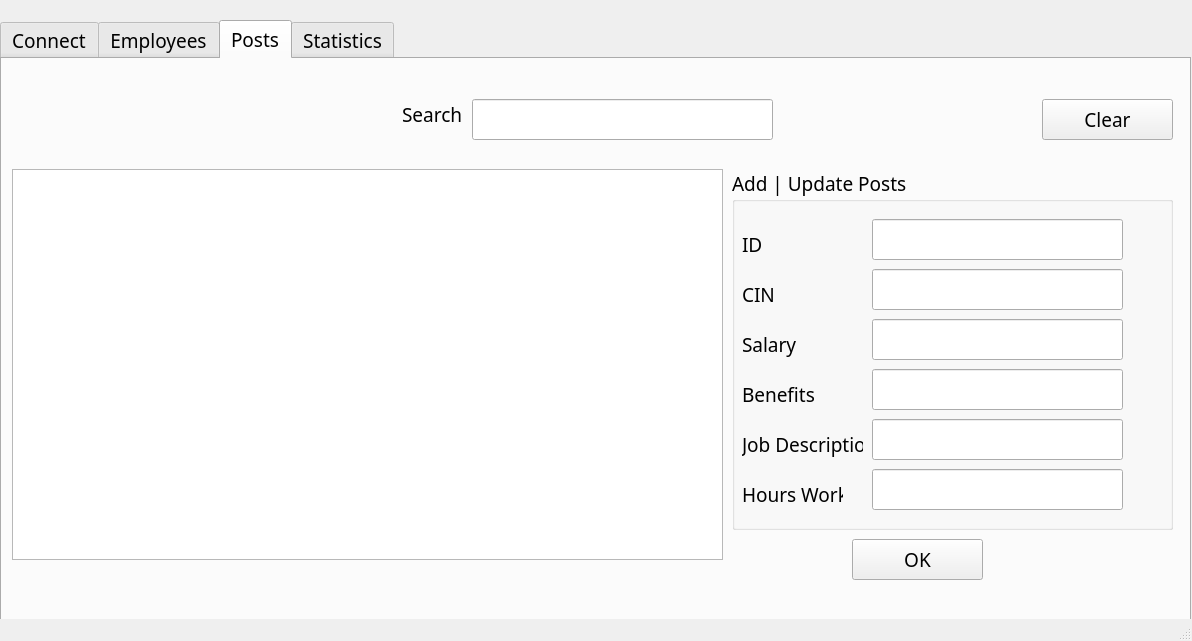
<?xml version="1.0" encoding="UTF-8"?>
<ui version="4.0">
 <class>MainWindow</class>
 <widget class="QMainWindow" name="MainWindow">
  <property name="geometry">
   <rect>
    <x>0</x>
    <y>0</y>
    <width>1192</width>
    <height>641</height>
   </rect>
  </property>
  <property name="sizePolicy">
   <sizepolicy hsizetype="Expanding" vsizetype="Expanding">
    <horstretch>0</horstretch>
    <verstretch>0</verstretch>
   </sizepolicy>
  </property>
  <property name="font">
   <font>
    <family>Agency FB</family>
   </font>
  </property>
  <property name="mouseTracking">
   <bool>true</bool>
  </property>
  <property name="acceptDrops">
   <bool>true</bool>
  </property>
  <property name="windowTitle">
   <string>MFactory</string>
  </property>
  <widget class="QWidget" name="centralwidget">
   <property name="font">
    <font>
     <family>Agency FB</family>
     <pointsize>14</pointsize>
    </font>
   </property>
   <property name="autoFillBackground">
    <bool>true</bool>
   </property>
   <widget class="QTabWidget" name="tabWidget">
    <property name="geometry">
     <rect>
      <x>0</x>
      <y>20</y>
      <width>1191</width>
      <height>631</height>
     </rect>
    </property>
    <property name="sizePolicy">
     <sizepolicy hsizetype="Expanding" vsizetype="Expanding">
      <horstretch>0</horstretch>
      <verstretch>0</verstretch>
     </sizepolicy>
    </property>
    <property name="autoFillBackground">
     <bool>true</bool>
    </property>
    <property name="currentIndex">
     <number>2</number>
    </property>
    <widget class="QWidget" name="tab">
     <attribute name="title">
      <string>Connect</string>
     </attribute>
     <widget class="QGroupBox" name="groupBox_4">
      <property name="geometry">
       <rect>
        <x>280</x>
        <y>80</y>
        <width>461</width>
        <height>151</height>
       </rect>
      </property>
      <property name="title">
       <string>Login</string>
      </property>
      <widget class="QLabel" name="label_8">
       <property name="geometry">
        <rect>
         <x>10</x>
         <y>50</y>
         <width>61</width>
         <height>31</height>
        </rect>
       </property>
       <property name="text">
        <string>USER</string>
       </property>
      </widget>
      <widget class="QLabel" name="label_9">
       <property name="geometry">
        <rect>
         <x>10</x>
         <y>100</y>
         <width>91</width>
         <height>31</height>
        </rect>
       </property>
       <property name="text">
        <string>PASSWORD</string>
       </property>
      </widget>
      <widget class="QTextEdit" name="USER_text">
       <property name="geometry">
        <rect>
         <x>90</x>
         <y>40</y>
         <width>361</width>
         <height>41</height>
        </rect>
       </property>
      </widget>
      <widget class="QLineEdit" name="Password_text">
       <property name="geometry">
        <rect>
         <x>90</x>
         <y>100</y>
         <width>361</width>
         <height>41</height>
        </rect>
       </property>
       <property name="echoMode">
        <enum>QLineEdit::Password</enum>
       </property>
      </widget>
     </widget>
     <widget class="QPushButton" name="DeleteEmployee_button_2">
      <property name="geometry">
       <rect>
        <x>470</x>
        <y>260</y>
        <width>80</width>
        <height>37</height>
       </rect>
      </property>
      <property name="text">
       <string>Connect</string>
      </property>
     </widget>
     <widget class="QLabel" name="label_7">
      <property name="geometry">
       <rect>
        <x>410</x>
        <y>440</y>
        <width>165</width>
        <height>28</height>
       </rect>
      </property>
      <property name="text">
       <string>Status : not conncected </string>
      </property>
     </widget>
    </widget>
    <widget class="QWidget" name="Employees">
     <attribute name="title">
      <string>Employees</string>
     </attribute>
     <widget class="QTableView" name="tableView_2">
      <property name="geometry">
       <rect>
        <x>10</x>
        <y>120</y>
        <width>721</width>
        <height>411</height>
       </rect>
      </property>
      <property name="palette">
       <palette>
        <active>
         <colorrole role="WindowText">
          <brush brushstyle="SolidPattern">
           <color alpha="255">
            <red>255</red>
            <green>255</green>
            <blue>255</blue>
           </color>
          </brush>
         </colorrole>
         <colorrole role="Button">
          <brush brushstyle="SolidPattern">
           <color alpha="255">
            <red>48</red>
            <green>25</green>
            <blue>52</blue>
           </color>
          </brush>
         </colorrole>
         <colorrole role="Light">
          <brush brushstyle="SolidPattern">
           <color alpha="255">
            <red>72</red>
            <green>37</green>
            <blue>78</blue>
           </color>
          </brush>
         </colorrole>
         <colorrole role="Midlight">
          <brush brushstyle="SolidPattern">
           <color alpha="255">
            <red>60</red>
            <green>31</green>
            <blue>65</blue>
           </color>
          </brush>
         </colorrole>
         <colorrole role="Dark">
          <brush brushstyle="SolidPattern">
           <color alpha="255">
            <red>24</red>
            <green>12</green>
            <blue>26</blue>
           </color>
          </brush>
         </colorrole>
         <colorrole role="Mid">
          <brush brushstyle="SolidPattern">
           <color alpha="255">
            <red>32</red>
            <green>17</green>
            <blue>35</blue>
           </color>
          </brush>
         </colorrole>
         <colorrole role="Text">
          <brush brushstyle="SolidPattern">
           <color alpha="255">
            <red>255</red>
            <green>255</green>
            <blue>255</blue>
           </color>
          </brush>
         </colorrole>
         <colorrole role="BrightText">
          <brush brushstyle="SolidPattern">
           <color alpha="255">
            <red>255</red>
            <green>255</green>
            <blue>255</blue>
           </color>
          </brush>
         </colorrole>
         <colorrole role="ButtonText">
          <brush brushstyle="SolidPattern">
           <color alpha="255">
            <red>255</red>
            <green>255</green>
            <blue>255</blue>
           </color>
          </brush>
         </colorrole>
         <colorrole role="Base">
          <brush brushstyle="SolidPattern">
           <color alpha="255">
            <red>0</red>
            <green>0</green>
            <blue>0</blue>
           </color>
          </brush>
         </colorrole>
         <colorrole role="Window">
          <brush brushstyle="SolidPattern">
           <color alpha="255">
            <red>48</red>
            <green>25</green>
            <blue>52</blue>
           </color>
          </brush>
         </colorrole>
         <colorrole role="Shadow">
          <brush brushstyle="SolidPattern">
           <color alpha="255">
            <red>0</red>
            <green>0</green>
            <blue>0</blue>
           </color>
          </brush>
         </colorrole>
         <colorrole role="AlternateBase">
          <brush brushstyle="SolidPattern">
           <color alpha="255">
            <red>24</red>
            <green>12</green>
            <blue>26</blue>
           </color>
          </brush>
         </colorrole>
         <colorrole role="ToolTipBase">
          <brush brushstyle="SolidPattern">
           <color alpha="255">
            <red>255</red>
            <green>255</green>
            <blue>220</blue>
           </color>
          </brush>
         </colorrole>
         <colorrole role="ToolTipText">
          <brush brushstyle="SolidPattern">
           <color alpha="255">
            <red>0</red>
            <green>0</green>
            <blue>0</blue>
           </color>
          </brush>
         </colorrole>
         <colorrole role="PlaceholderText">
          <brush brushstyle="SolidPattern">
           <color alpha="128">
            <red>255</red>
            <green>255</green>
            <blue>255</blue>
           </color>
          </brush>
         </colorrole>
        </active>
        <inactive>
         <colorrole role="WindowText">
          <brush brushstyle="SolidPattern">
           <color alpha="255">
            <red>255</red>
            <green>255</green>
            <blue>255</blue>
           </color>
          </brush>
         </colorrole>
         <colorrole role="Button">
          <brush brushstyle="SolidPattern">
           <color alpha="255">
            <red>48</red>
            <green>25</green>
            <blue>52</blue>
           </color>
          </brush>
         </colorrole>
         <colorrole role="Light">
          <brush brushstyle="SolidPattern">
           <color alpha="255">
            <red>72</red>
            <green>37</green>
            <blue>78</blue>
           </color>
          </brush>
         </colorrole>
         <colorrole role="Midlight">
          <brush brushstyle="SolidPattern">
           <color alpha="255">
            <red>60</red>
            <green>31</green>
            <blue>65</blue>
           </color>
          </brush>
         </colorrole>
         <colorrole role="Dark">
          <brush brushstyle="SolidPattern">
           <color alpha="255">
            <red>24</red>
            <green>12</green>
            <blue>26</blue>
           </color>
          </brush>
         </colorrole>
         <colorrole role="Mid">
          <brush brushstyle="SolidPattern">
           <color alpha="255">
            <red>32</red>
            <green>17</green>
            <blue>35</blue>
           </color>
          </brush>
         </colorrole>
         <colorrole role="Text">
          <brush brushstyle="SolidPattern">
           <color alpha="255">
            <red>255</red>
            <green>255</green>
            <blue>255</blue>
           </color>
          </brush>
         </colorrole>
         <colorrole role="BrightText">
          <brush brushstyle="SolidPattern">
           <color alpha="255">
            <red>255</red>
            <green>255</green>
            <blue>255</blue>
           </color>
          </brush>
         </colorrole>
         <colorrole role="ButtonText">
          <brush brushstyle="SolidPattern">
           <color alpha="255">
            <red>255</red>
            <green>255</green>
            <blue>255</blue>
           </color>
          </brush>
         </colorrole>
         <colorrole role="Base">
          <brush brushstyle="SolidPattern">
           <color alpha="255">
            <red>0</red>
            <green>0</green>
            <blue>0</blue>
           </color>
          </brush>
         </colorrole>
         <colorrole role="Window">
          <brush brushstyle="SolidPattern">
           <color alpha="255">
            <red>48</red>
            <green>25</green>
            <blue>52</blue>
           </color>
          </brush>
         </colorrole>
         <colorrole role="Shadow">
          <brush brushstyle="SolidPattern">
           <color alpha="255">
            <red>0</red>
            <green>0</green>
            <blue>0</blue>
           </color>
          </brush>
         </colorrole>
         <colorrole role="AlternateBase">
          <brush brushstyle="SolidPattern">
           <color alpha="255">
            <red>24</red>
            <green>12</green>
            <blue>26</blue>
           </color>
          </brush>
         </colorrole>
         <colorrole role="ToolTipBase">
          <brush brushstyle="SolidPattern">
           <color alpha="255">
            <red>255</red>
            <green>255</green>
            <blue>220</blue>
           </color>
          </brush>
         </colorrole>
         <colorrole role="ToolTipText">
          <brush brushstyle="SolidPattern">
           <color alpha="255">
            <red>0</red>
            <green>0</green>
            <blue>0</blue>
           </color>
          </brush>
         </colorrole>
         <colorrole role="PlaceholderText">
          <brush brushstyle="SolidPattern">
           <color alpha="128">
            <red>255</red>
            <green>255</green>
            <blue>255</blue>
           </color>
          </brush>
         </colorrole>
        </inactive>
        <disabled>
         <colorrole role="WindowText">
          <brush brushstyle="SolidPattern">
           <color alpha="255">
            <red>24</red>
            <green>12</green>
            <blue>26</blue>
           </color>
          </brush>
         </colorrole>
         <colorrole role="Button">
          <brush brushstyle="SolidPattern">
           <color alpha="255">
            <red>48</red>
            <green>25</green>
            <blue>52</blue>
           </color>
          </brush>
         </colorrole>
         <colorrole role="Light">
          <brush brushstyle="SolidPattern">
           <color alpha="255">
            <red>72</red>
            <green>37</green>
            <blue>78</blue>
           </color>
          </brush>
         </colorrole>
         <colorrole role="Midlight">
          <brush brushstyle="SolidPattern">
           <color alpha="255">
            <red>60</red>
            <green>31</green>
            <blue>65</blue>
           </color>
          </brush>
         </colorrole>
         <colorrole role="Dark">
          <brush brushstyle="SolidPattern">
           <color alpha="255">
            <red>24</red>
            <green>12</green>
            <blue>26</blue>
           </color>
          </brush>
         </colorrole>
         <colorrole role="Mid">
          <brush brushstyle="SolidPattern">
           <color alpha="255">
            <red>32</red>
            <green>17</green>
            <blue>35</blue>
           </color>
          </brush>
         </colorrole>
         <colorrole role="Text">
          <brush brushstyle="SolidPattern">
           <color alpha="255">
            <red>24</red>
            <green>12</green>
            <blue>26</blue>
           </color>
          </brush>
         </colorrole>
         <colorrole role="BrightText">
          <brush brushstyle="SolidPattern">
           <color alpha="255">
            <red>255</red>
            <green>255</green>
            <blue>255</blue>
           </color>
          </brush>
         </colorrole>
         <colorrole role="ButtonText">
          <brush brushstyle="SolidPattern">
           <color alpha="255">
            <red>24</red>
            <green>12</green>
            <blue>26</blue>
           </color>
          </brush>
         </colorrole>
         <colorrole role="Base">
          <brush brushstyle="SolidPattern">
           <color alpha="255">
            <red>48</red>
            <green>25</green>
            <blue>52</blue>
           </color>
          </brush>
         </colorrole>
         <colorrole role="Window">
          <brush brushstyle="SolidPattern">
           <color alpha="255">
            <red>48</red>
            <green>25</green>
            <blue>52</blue>
           </color>
          </brush>
         </colorrole>
         <colorrole role="Shadow">
          <brush brushstyle="SolidPattern">
           <color alpha="255">
            <red>0</red>
            <green>0</green>
            <blue>0</blue>
           </color>
          </brush>
         </colorrole>
         <colorrole role="AlternateBase">
          <brush brushstyle="SolidPattern">
           <color alpha="255">
            <red>48</red>
            <green>25</green>
            <blue>52</blue>
           </color>
          </brush>
         </colorrole>
         <colorrole role="ToolTipBase">
          <brush brushstyle="SolidPattern">
           <color alpha="255">
            <red>255</red>
            <green>255</green>
            <blue>220</blue>
           </color>
          </brush>
         </colorrole>
         <colorrole role="ToolTipText">
          <brush brushstyle="SolidPattern">
           <color alpha="255">
            <red>0</red>
            <green>0</green>
            <blue>0</blue>
           </color>
          </brush>
         </colorrole>
         <colorrole role="PlaceholderText">
          <brush brushstyle="SolidPattern">
           <color alpha="128">
            <red>255</red>
            <green>255</green>
            <blue>255</blue>
           </color>
          </brush>
         </colorrole>
        </disabled>
       </palette>
      </property>
      <property name="autoFillBackground">
       <bool>true</bool>
      </property>
      <property name="styleSheet">
       <string notr="true"/>
      </property>
      <property name="frameShape">
       <enum>QFrame::HLine</enum>
      </property>
      <property name="frameShadow">
       <enum>QFrame::Raised</enum>
      </property>
      <property name="midLineWidth">
       <number>1</number>
      </property>
     </widget>
     <widget class="QPushButton" name="pushButton_2">
      <property name="geometry">
       <rect>
        <x>190</x>
        <y>60</y>
        <width>131</width>
        <height>41</height>
       </rect>
      </property>
      <property name="minimumSize">
       <size>
        <width>91</width>
        <height>0</height>
       </size>
      </property>
      <property name="font">
       <font>
        <family>Agency FB</family>
        <pointsize>14</pointsize>
        <weight>75</weight>
        <bold>true</bold>
       </font>
      </property>
      <property name="autoFillBackground">
       <bool>false</bool>
      </property>
      <property name="styleSheet">
       <string notr="true">
QPushButton:pressed{
	
	background-color: rgb(255, 88, 11);
}</string>
      </property>
      <property name="text">
       <string>Email</string>
      </property>
     </widget>
     <widget class="QPushButton" name="DeleteEmployee">
      <property name="geometry">
       <rect>
        <x>20</x>
        <y>60</y>
        <width>41</width>
        <height>41</height>
       </rect>
      </property>
      <property name="styleSheet">
       <string notr="true">border: rgb(0,0,0,0)</string>
      </property>
      <property name="text">
       <string/>
      </property>
     </widget>
     <widget class="QLabel" name="label_2">
      <property name="geometry">
       <rect>
        <x>400</x>
        <y>60</y>
        <width>91</width>
        <height>41</height>
       </rect>
      </property>
      <property name="text">
       <string>Sort By</string>
      </property>
     </widget>
     <widget class="QComboBox" name="comboBox">
      <property name="geometry">
       <rect>
        <x>480</x>
        <y>63</y>
        <width>161</width>
        <height>41</height>
       </rect>
      </property>
      <property name="autoFillBackground">
       <bool>true</bool>
      </property>
      <item>
       <property name="text">
        <string/>
       </property>
      </item>
      <item>
       <property name="text">
        <string>CIN</string>
       </property>
      </item>
      <item>
       <property name="text">
        <string>Full_Name</string>
       </property>
      </item>
      <item>
       <property name="text">
        <string>Age</string>
       </property>
      </item>
     </widget>
     <widget class="QGroupBox" name="groupBox_2">
      <property name="geometry">
       <rect>
        <x>740</x>
        <y>110</y>
        <width>381</width>
        <height>341</height>
       </rect>
      </property>
      <property name="autoFillBackground">
       <bool>true</bool>
      </property>
      <property name="title">
       <string>Add | Update Employee</string>
      </property>
      <widget class="QLabel" name="label_3">
       <property name="geometry">
        <rect>
         <x>20</x>
         <y>50</y>
         <width>81</width>
         <height>31</height>
        </rect>
       </property>
       <property name="text">
        <string>CIN</string>
       </property>
      </widget>
      <widget class="QLabel" name="label_4">
       <property name="geometry">
        <rect>
         <x>20</x>
         <y>100</y>
         <width>81</width>
         <height>31</height>
        </rect>
       </property>
       <property name="text">
        <string>Full Name</string>
       </property>
      </widget>
      <widget class="QLabel" name="label_5">
       <property name="geometry">
        <rect>
         <x>20</x>
         <y>150</y>
         <width>81</width>
         <height>31</height>
        </rect>
       </property>
       <property name="text">
        <string>Age</string>
       </property>
      </widget>
      <widget class="QLabel" name="label_10">
       <property name="geometry">
        <rect>
         <x>20</x>
         <y>200</y>
         <width>81</width>
         <height>31</height>
        </rect>
       </property>
       <property name="text">
        <string>Address</string>
       </property>
      </widget>
      <widget class="QLabel" name="label_11">
       <property name="geometry">
        <rect>
         <x>20</x>
         <y>250</y>
         <width>81</width>
         <height>31</height>
        </rect>
       </property>
       <property name="text">
        <string>Email</string>
       </property>
      </widget>
      <widget class="QLineEdit" name="Email_Employee_text">
       <property name="geometry">
        <rect>
         <x>110</x>
         <y>250</y>
         <width>251</width>
         <height>41</height>
        </rect>
       </property>
      </widget>
      <widget class="QLineEdit" name="Name_Employee_text">
       <property name="geometry">
        <rect>
         <x>110</x>
         <y>100</y>
         <width>251</width>
         <height>41</height>
        </rect>
       </property>
      </widget>
      <widget class="QLineEdit" name="Age_Employee_text">
       <property name="geometry">
        <rect>
         <x>110</x>
         <y>150</y>
         <width>251</width>
         <height>41</height>
        </rect>
       </property>
      </widget>
      <widget class="QLineEdit" name="CIN_Employee_text">
       <property name="geometry">
        <rect>
         <x>110</x>
         <y>50</y>
         <width>251</width>
         <height>41</height>
        </rect>
       </property>
      </widget>
      <widget class="QLineEdit" name="Address_Employee_text">
       <property name="geometry">
        <rect>
         <x>110</x>
         <y>200</y>
         <width>251</width>
         <height>41</height>
        </rect>
       </property>
      </widget>
     </widget>
     <widget class="QPushButton" name="pushButton">
      <property name="geometry">
       <rect>
        <x>860</x>
        <y>470</y>
        <width>131</width>
        <height>41</height>
       </rect>
      </property>
      <property name="autoFillBackground">
       <bool>true</bool>
      </property>
      <property name="styleSheet">
       <string notr="true"/>
      </property>
      <property name="text">
       <string>OK</string>
      </property>
     </widget>
     <widget class="QPushButton" name="pushButton_5">
      <property name="geometry">
       <rect>
        <x>1040</x>
        <y>40</y>
        <width>131</width>
        <height>41</height>
       </rect>
      </property>
      <property name="text">
       <string>Clear</string>
      </property>
     </widget>
    </widget>
    <widget class="QWidget" name="Posts">
     <property name="accessibleName">
      <string>Posts</string>
     </property>
     <attribute name="title">
      <string>Posts</string>
     </attribute>
     <widget class="QPushButton" name="DeletePosts">
      <property name="geometry">
       <rect>
        <x>20</x>
        <y>40</y>
        <width>41</width>
        <height>41</height>
       </rect>
      </property>
      <property name="styleSheet">
       <string notr="true">border: rgb(0,0,0,0)</string>
      </property>
      <property name="text">
       <string/>
      </property>
     </widget>
     <widget class="QLabel" name="label">
      <property name="geometry">
       <rect>
        <x>400</x>
        <y>40</y>
        <width>81</width>
        <height>31</height>
       </rect>
      </property>
      <property name="text">
       <string>Search</string>
      </property>
     </widget>
     <widget class="QLineEdit" name="Search_line">
      <property name="geometry">
       <rect>
        <x>470</x>
        <y>40</y>
        <width>301</width>
        <height>41</height>
       </rect>
      </property>
      <property name="inputMask">
       <string extracomment="Type here"/>
      </property>
      <property name="text">
       <string/>
      </property>
      <property name="placeholderText">
       <string comment="Type Here" extracomment="Type Here"/>
      </property>
     </widget>
     <widget class="QTableView" name="tableViewPost">
      <property name="geometry">
       <rect>
        <x>10</x>
        <y>110</y>
        <width>711</width>
        <height>391</height>
       </rect>
      </property>
     </widget>
     <widget class="QPushButton" name="pushButton_3">
      <property name="geometry">
       <rect>
        <x>850</x>
        <y>480</y>
        <width>131</width>
        <height>41</height>
       </rect>
      </property>
      <property name="styleSheet">
       <string notr="true"/>
      </property>
      <property name="text">
       <string>OK</string>
      </property>
     </widget>
     <widget class="QGroupBox" name="groupBox_5">
      <property name="geometry">
       <rect>
        <x>730</x>
        <y>110</y>
        <width>441</width>
        <height>361</height>
       </rect>
      </property>
      <property name="title">
       <string>Add | Update Posts</string>
      </property>
      <widget class="QLabel" name="label_12">
       <property name="geometry">
        <rect>
         <x>10</x>
         <y>60</y>
         <width>81</width>
         <height>31</height>
        </rect>
       </property>
       <property name="text">
        <string>ID</string>
       </property>
      </widget>
      <widget class="QLabel" name="label_13">
       <property name="geometry">
        <rect>
         <x>10</x>
         <y>310</y>
         <width>101</width>
         <height>31</height>
        </rect>
       </property>
       <property name="text">
        <string>Hours Workd</string>
       </property>
      </widget>
      <widget class="QLabel" name="label_14">
       <property name="geometry">
        <rect>
         <x>10</x>
         <y>160</y>
         <width>81</width>
         <height>31</height>
        </rect>
       </property>
       <property name="text">
        <string>Salary</string>
       </property>
      </widget>
      <widget class="QLabel" name="label_15">
       <property name="geometry">
        <rect>
         <x>10</x>
         <y>210</y>
         <width>81</width>
         <height>31</height>
        </rect>
       </property>
       <property name="text">
        <string>Benefits</string>
       </property>
      </widget>
      <widget class="QLabel" name="label_16">
       <property name="geometry">
        <rect>
         <x>10</x>
         <y>260</y>
         <width>121</width>
         <height>31</height>
        </rect>
       </property>
       <property name="text">
        <string>Job Description</string>
       </property>
      </widget>
      <widget class="QLineEdit" name="Job_Posts_text">
       <property name="geometry">
        <rect>
         <x>140</x>
         <y>250</y>
         <width>251</width>
         <height>41</height>
        </rect>
       </property>
      </widget>
      <widget class="QLineEdit" name="CIN_Posts_text">
       <property name="geometry">
        <rect>
         <x>140</x>
         <y>100</y>
         <width>251</width>
         <height>41</height>
        </rect>
       </property>
      </widget>
      <widget class="QLineEdit" name="Salary_POsts_text">
       <property name="geometry">
        <rect>
         <x>140</x>
         <y>150</y>
         <width>251</width>
         <height>41</height>
        </rect>
       </property>
      </widget>
      <widget class="QLineEdit" name="ID_Posts_text">
       <property name="geometry">
        <rect>
         <x>140</x>
         <y>50</y>
         <width>251</width>
         <height>41</height>
        </rect>
       </property>
      </widget>
      <widget class="QLineEdit" name="Benefits_Posts_text">
       <property name="geometry">
        <rect>
         <x>140</x>
         <y>200</y>
         <width>251</width>
         <height>41</height>
        </rect>
       </property>
      </widget>
      <widget class="QLabel" name="label_17">
       <property name="geometry">
        <rect>
         <x>10</x>
         <y>110</y>
         <width>81</width>
         <height>31</height>
        </rect>
       </property>
       <property name="text">
        <string>CIN</string>
       </property>
      </widget>
      <widget class="QLineEdit" name="Hours_Posts_text_2">
       <property name="geometry">
        <rect>
         <x>140</x>
         <y>300</y>
         <width>251</width>
         <height>41</height>
        </rect>
       </property>
      </widget>
     </widget>
     <widget class="QPushButton" name="pushButton_4">
      <property name="geometry">
       <rect>
        <x>1040</x>
        <y>40</y>
        <width>131</width>
        <height>41</height>
       </rect>
      </property>
      <property name="text">
       <string>Clear</string>
      </property>
     </widget>
    </widget>
    <widget class="QWidget" name="tab_2">
     <attribute name="title">
      <string>Statistics</string>
     </attribute>
    </widget>
   </widget>
  </widget>
  <widget class="QMenuBar" name="menubar">
   <property name="geometry">
    <rect>
     <x>0</x>
     <y>0</y>
     <width>1192</width>
     <height>23</height>
    </rect>
   </property>
  </widget>
  <widget class="QStatusBar" name="statusbar"/>
  <action name="actionNew">
   <property name="text">
    <string>New</string>
   </property>
  </action>
  <action name="actionOpen">
   <property name="text">
    <string>Open</string>
   </property>
  </action>
  <action name="actionSave">
   <property name="text">
    <string>Save</string>
   </property>
  </action>
  <action name="actionExit">
   <property name="text">
    <string>Exit</string>
   </property>
  </action>
  <action name="actionUndo">
   <property name="text">
    <string>Undo</string>
   </property>
  </action>
  <action name="actionRedo">
   <property name="text">
    <string>Redo</string>
   </property>
  </action>
  <action name="actionCopy">
   <property name="text">
    <string>Copy</string>
   </property>
  </action>
  <action name="actionCut">
   <property name="text">
    <string>Cut</string>
   </property>
  </action>
  <action name="actionPaste">
   <property name="text">
    <string>Paste</string>
   </property>
  </action>
  <action name="actionDoc">
   <property name="text">
    <string>Doc</string>
   </property>
  </action>
  <action name="actionResources">
   <property name="text">
    <string>Resources</string>
   </property>
  </action>
 </widget>
 <resources/>
 <connections/>
</ui>
